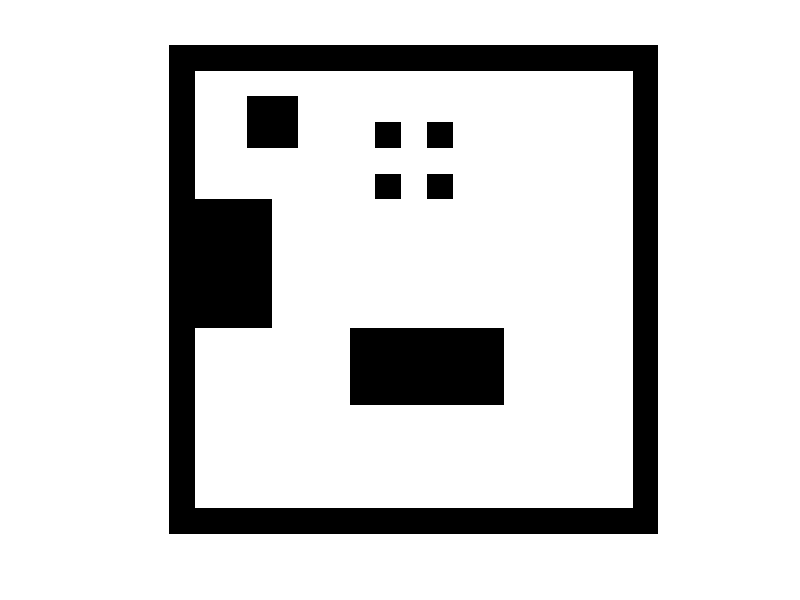

This figure's MATLAB source:

standardRoom_CM = 500; % cm
ROBO_LENG = 30;
roomSize = round(standardRoom_CM/ROBO_LENG + 2);
room = uint8(ones(roomSize , roomSize)*255);

%% Draw room Boarders
for rowNum = 1:(roomSize)
    for colNum = 1: roomSize
        if (rowNum == 1) || (rowNum == roomSize)...
                || (colNum == 1) || (colNum == roomSize)
%                 || (rowNum == 2) || (rowNum == roomSize - 1)...
%                 || (colNum == 2) || (colNum == roomSize-1)
            room(rowNum, colNum) = 0;
        end
    end
end

%% Draw room Obsticals

%% insert Table
room(4, 9) = 0;
room(6, 9) = 0;
room(4, 11) = 0;
room(6, 11) = 0;

%% insert box
room(3:4, 4:5) = 0;

%% insert soffa
room(12:14, 8:13) = 0;

%% insert LeglessTable
room(7:11, 1:4) = 0;

%% show Map
 imshow(room,'InitialMagnification','fit')